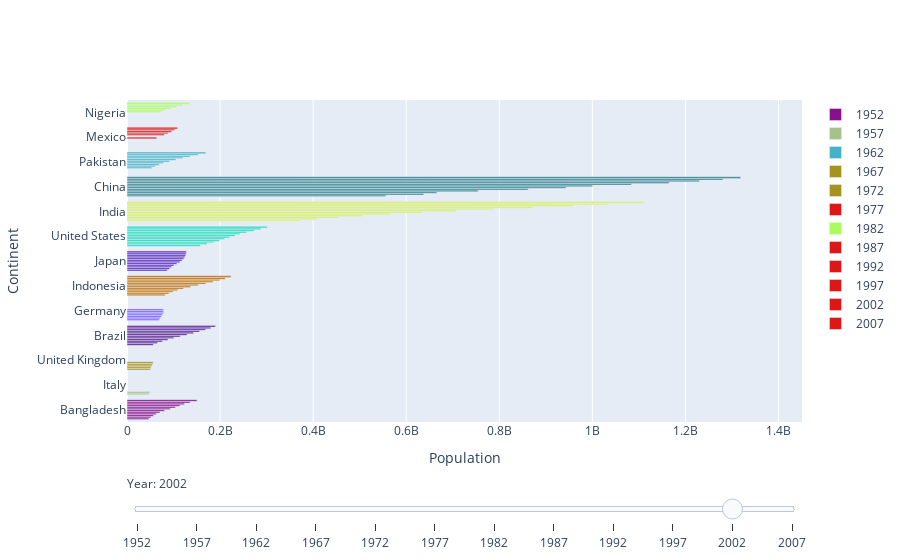

Source (notebook cell):
### Markdown cell above
## Question 7:

Show only the top 10 countries in the animation

Hint: Use the axis limit to set this.

### Code cell
# YOUR CODE HERE
import plotly.graph_objects as go
import numpy as np
import random as random

fig = go.Figure()

df = px.data.gapminder()
country_colors = {}

for i, country in enumerate(df["country"]):
    if country not in country_colors:
        country_colors[country] = f'rgb({random.randint(0, 255)}, {random.randint(0, 255)}, {random.randint(0, 255)})'

for year in np.arange(1952, 2008, 5):
    df = px.data.gapminder()
    df = df[df["year"] == year]
    
    sorted_df = df.sort_values(by="pop", ascending=False)
    top_sorted_df = sorted_df.head(10)
    double_sorted_df = top_sorted_df.sort_values(by="pop", ascending=True)

    colors = [country_colors[country] for country in double_sorted_df["country"]]


    fig.add_trace(
        go.Bar(
            x=double_sorted_df["pop"],
            y=double_sorted_df["country"],
            orientation='h',
            name=str(year),
            marker_color=colors
        ) 
    )
    

fig.data[10].visible = True

steps = []
for i in range(len(fig.data)):
    step = dict(
        method="restyle",
        args=["visible", [False] * len(fig.data)],
        label=str(1952 + 5*i)
    )
    step["args"][1][i] = True
    steps.append(step)

sliders = [dict(
    active=10,
    steps=steps,
    pad={"t": 50},
    currentvalue={"prefix": "Year: "}
)]

xaxis_range = [0, sorted_df["pop"].max() * 1.1]

fig.update_layout(
    sliders=sliders,
    xaxis_title="Population",
    yaxis_title="Continent",
    xaxis=dict(range=xaxis_range),
)


fig.show()

### Figure 1 — Plotly figure (JSON) as saved in the notebook; plotly's stock layout.template omitted (floating-point values rounded to 4 significant figures)
{"data": [{"marker": {"color": ["rgb(135, 16, 139)", "rgb(165, 194, 136)", "rgb(166, 146, 31)", "rgb(85, 25, 142)", "rgb(121, 88, 255)", "rgb(193, 110, 4)", "rgb(86, 32, 190)", "rgb(31, 220, 188)", "rgb(215, 240, 95)", "rgb(48, 129, 140)"]}, "name": "1952", "orientation": "h", "type": "bar", "x": [46886859, 47666000, 50430000, 56602560, 69145952, 82052000, 86459025, 157553000, 372000000, 556263527], "y": ["Bangladesh", "Italy", "United Kingdom", "Brazil", "Germany", "Indonesia", "Japan", "United States", "India", "China"]}, {"marker": {"color": ["rgb(165, 194, 136)", "rgb(135, 16, 139)", "rgb(166, 146, 31)", "rgb(85, 25, 142)", "rgb(121, 88, 255)", "rgb(193, 110, 4)", "rgb(86, 32, 190)", "rgb(31, 220, 188)", "rgb(215, 240, 95)", "rgb(48, 129, 140)"]}, "name": "1957", "orientation": "h", "type": "bar", "x": [49182000, 51365468, 51430000, 65551171, 71019069, 90124000, 91563009, 171984000, 409000000, 637408000], "y": ["Italy", "Bangladesh", "United Kingdom", "Brazil", "Germany", "Indonesia", "Japan", "United States", "India", "China"]}, {"marker": {"color": ["rgb(70, 178, 198)", "rgb(166, 146, 31)", "rgb(135, 16, 139)", "rgb(121, 88, 255)", "rgb(85, 25, 142)", "rgb(86, 32, 190)", "rgb(193, 110, 4)", "rgb(31, 220, 188)", "rgb(215, 240, 95)", "rgb(48, 129, 140)"]}, "name": "1962", "orientation": "h", "type": "bar", "x": [53100671, 53292000, 56839289, 73739117, 76039390, 95831757, 99028000, 186538000, 454000000, 665770000], "y": ["Pakistan", "United Kingdom", "Bangladesh", "Germany", "Brazil", "Japan", "Indonesia", "United States", "India", "China"]}, {"marker": {"color": ["rgb(166, 146, 31)", "rgb(70, 178, 198)", "rgb(135, 16, 139)", "rgb(121, 88, 255)", "rgb(85, 25, 142)", "rgb(86, 32, 190)", "rgb(193, 110, 4)", "rgb(31, 220, 188)", "rgb(215, 240, 95)", "rgb(48, 129, 140)"]}, "name": "1967", "orientation": "h", "type": "bar", "x": [54959000, 60641899, 62821884, 76368453, 88049823, 100825279, 109343000, 198712000, 506000000, 754550000], "y": ["United Kingdom", "Pakistan", "Bangladesh", "Germany", "Brazil", "Japan", "Indonesia", "United States", "India", "China"]}, {"marker": {"color": ["rgb(166, 146, 31)", "rgb(70, 178, 198)", "rgb(135, 16, 139)", "rgb(121, 88, 255)", "rgb(85, 25, 142)", "rgb(86, 32, 190)", "rgb(193, 110, 4)", "rgb(31, 220, 188)", "rgb(215, 240, 95)", "rgb(48, 129, 140)"]}, "name": "1972", "orientation": "h", "type": "bar", "x": [56079000, 69325921, 70759295, 78717088, 100840058, 107188273, 121282000, 209896000, 567000000, 862030000], "y": ["United Kingdom", "Pakistan", "Bangladesh", "Germany", "Brazil", "Japan", "Indonesia", "United States", "India", "China"]}, {"marker": {"color": ["rgb(220, 23, 22)", "rgb(70, 178, 198)", "rgb(121, 88, 255)", "rgb(135, 16, 139)", "rgb(86, 32, 190)", "rgb(85, 25, 142)", "rgb(193, 110, 4)", "rgb(31, 220, 188)", "rgb(215, 240, 95)", "rgb(48, 129, 140)"]}, "name": "1977", "orientation": "h", "type": "bar", "x": [63759976, 78152686, 78160773, 80428306, 113872473, 114313951, 136725000, 220239000, 634000000, 943455000], "y": ["Mexico", "Pakistan", "Germany", "Bangladesh", "Japan", "Brazil", "Indonesia", "United States", "India", "China"]}, {"marker": {"color": ["rgb(172, 251, 92)", "rgb(121, 88, 255)", "rgb(70, 178, 198)", "rgb(135, 16, 139)", "rgb(86, 32, 190)", "rgb(85, 25, 142)", "rgb(193, 110, 4)", "rgb(31, 220, 188)", "rgb(215, 240, 95)", "rgb(48, 129, 140)"]}, "name": "1982", "orientation": "h", "type": "bar", "x": [73039376, 78335266, 91462088, 93074406, 118454974, 128962939, 153343000, 232187835, 708000000, 1000281000], "y": ["Nigeria", "Germany", "Pakistan", "Bangladesh", "Japan", "Brazil", "Indonesia", "United States", "India", "China"]}, {"marker": {"color": ["rgb(220, 23, 22)", "rgb(172, 251, 92)", "rgb(135, 16, 139)", "rgb(70, 178, 198)", "rgb(86, 32, 190)", "rgb(85, 25, 142)", "rgb(193, 110, 4)", "rgb(31, 220, 188)", "rgb(215, 240, 95)", "rgb(48, 129, 140)"]}, "name": "1987", "orientation": "h", "type": "bar", "x": [80122492, 81551520, 103764241, 105186881, 122091325, 142938076, 169276000, 242803533, 788000000, 1084035000], "y": ["Mexico", "Nigeria", "Bangladesh", "Pakistan", "Japan", "Brazil", "Indonesia", "United States", "India", "China"]}, {"marker": {"color": ["rgb(220, 23, 22)", "rgb(172, 251, 92)", "rgb(135, 16, 139)", "rgb(70, 178, 198)", "rgb(86, 32, 190)", "rgb(85, 25, 142)", "rgb(193, 110, 4)", "rgb(31, 220, 188)", "rgb(215, 240, 95)", "rgb(48, 129, 140)"]}, "name": "1992", "orientation": "h", "type": "bar", "x": [88111030, 93364244, 113704579, 120065004, 124329269, 155975974, 184816000, 256894189, 872000000, 1164970000], "y": ["Mexico", "Nigeria", "Bangladesh", "Pakistan", "Japan", "Brazil", "Indonesia", "United States", "India", "China"]}, {"marker": {"color": ["rgb(220, 23, 22)", "rgb(172, 251, 92)", "rgb(135, 16, 139)", "rgb(86, 32, 190)", "rgb(70, 178, 198)", "rgb(85, 25, 142)", "rgb(193, 110, 4)", "rgb(31, 220, 188)", "rgb(215, 240, 95)", "rgb(48, 129, 140)"]}, "name": "1997", "orientation": "h", "type": "bar", "x": [95895146, 106207839, 123315288, 125956499, 135564834, 168546719, 199278000, 272911760, 959000000, 1230075000], "y": ["Mexico", "Nigeria", "Bangladesh", "Japan", "Pakistan", "Brazil", "Indonesia", "United States", "India", "China"]}, {"marker": {"color": ["rgb(220, 23, 22)", "rgb(172, 251, 92)", "rgb(86, 32, 190)", "rgb(135, 16, 139)", "rgb(70, 178, 198)", "rgb(85, 25, 142)", "rgb(193, 110, 4)", "rgb(31, 220, 188)", "rgb(215, 240, 95)", "rgb(48, 129, 140)"]}, "name": "2002", "orientation": "h", "type": "bar", "visible": true, "x": [102479927, 119901274, 127065841, 135656790, 153403524, 179914212, 211060000, 287675526, 1034172547, 1280400000], "y": ["Mexico", "Nigeria", "Japan", "Bangladesh", "Pakistan", "Brazil", "Indonesia", "United States", "India", "China"]}, {"marker": {"color": ["rgb(220, 23, 22)", "rgb(86, 32, 190)", "rgb(172, 251, 92)", "rgb(135, 16, 139)", "rgb(70, 178, 198)", "rgb(85, 25, 142)", "rgb(193, 110, 4)", "rgb(31, 220, 188)", "rgb(215, 240, 95)", "rgb(48, 129, 140)"]}, "name": "2007", "orientation": "h", "type": "bar", "x": [108700891, 127467972, 135031164, 150448339, 169270617, 190010647, 223547000, 301139947, 1110396331, 1318683096], "y": ["Mexico", "Japan", "Nigeria", "Bangladesh", "Pakistan", "Brazil", "Indonesia", "United States", "India", "China"]}], "layout": {"sliders": [{"active": 10, "currentvalue": {"prefix": "Year: "}, "pad": {"t": 50}, "steps": [{"args": ["visible", [true, false, false, false, false, false, false, false, false, false, false, false]], "label": "1952", "method": "restyle"}, {"args": ["visible", [false, true, false, false, false, false, false, false, false, false, false, false]], "label": "1957", "method": "restyle"}, {"args": ["visible", [false, false, true, false, false, false, false, false, false, false, false, false]], "label": "1962", "method": "restyle"}, {"args": ["visible", [false, false, false, true, false, false, false, false, false, false, false, false]], "label": "1967", "method": "restyle"}, {"args": ["visible", [false, false, false, false, true, false, false, false, false, false, false, false]], "label": "1972", "method": "restyle"}, {"args": ["visible", [false, false, false, false, false, true, false, false, false, false, false, false]], "label": "1977", "method": "restyle"}, {"args": ["visible", [false, false, false, false, false, false, true, false, false, false, false, false]], "label": "1982", "method": "restyle"}, {"args": ["visible", [false, false, false, false, false, false, false, true, false, false, false, false]], "label": "1987", "method": "restyle"}, {"args": ["visible", [false, false, false, false, false, false, false, false, true, false, false, false]], "label": "1992", "method": "restyle"}, {"args": ["visible", [false, false, false, false, false, false, false, false, false, true, false, false]], "label": "1997", "method": "restyle"}, {"args": ["visible", [false, false, false, false, false, false, false, false, false, false, true, false]], "label": "2002", "method": "restyle"}, {"args": ["visible", [false, false, false, false, false, false, false, false, false, false, false, true]], "label": "2007", "method": "restyle"}]}], "xaxis": {"range": [0, 1451000000.0], "title": {"text": "Population"}}, "yaxis": {"title": {"text": "Continent"}}}}
